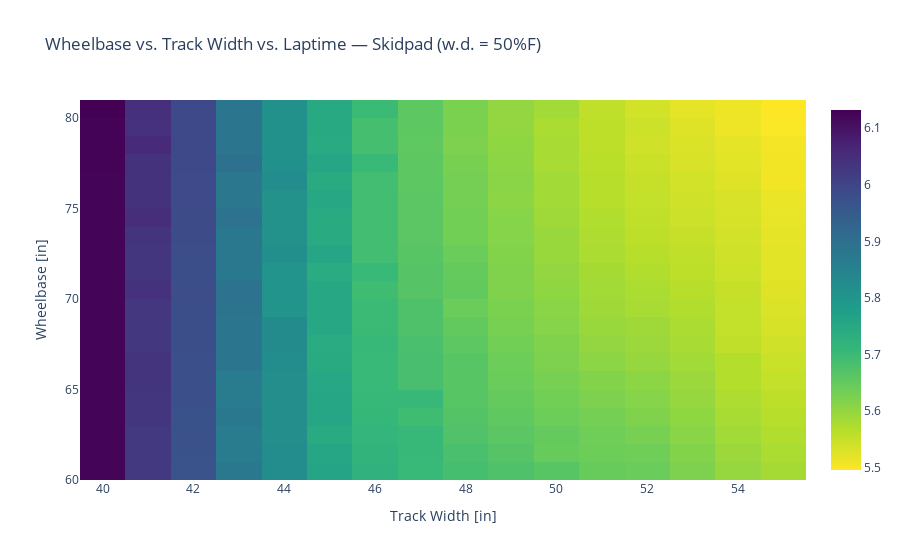

The code cell stored with this chart in its notebook:
### Markdown cell above
# Skidpad

### Code cell
name = "Skidpad"
fig = show_laptimes(2, name)
fig.write_image("{}.png".format(name), width=1000, height=500)
fig.show()

### Figure 1 — Plotly figure (JSON) as saved in the notebook; plotly's stock layout.template omitted (floating-point values rounded to 4 significant figures; data arrays with more than 128 entries replaced by an {"elided": "..."} marker saying what was removed)
{"data": [{"colorscale": [[0, "#fde725"], [0.1111, "#b5de2b"], [0.2222, "#6ece58"], [0.3333, "#35b779"], [0.4444, "#1f9e89"], [0.5556, "#26828e"], [0.6667, "#31688e"], [0.7778, "#3e4989"], [0.8889, "#482878"], [1, "#440154"]], "hoverongaps": false, "type": "heatmap", "x": [40, 41, 42, 43, 44, 45, 46, 47, 48, 49, 50, 51, 52, 53, 54, 55], "y": [60.5, 61.5, 62.5, 63.5, 64.5, 65.5, 66.5, 67.5, 68.5, 69.5, 70.5, 71.5, 72.5, 73.5, 74.5, 75.5, 76.5, 77.5, 78.5, 79.5, 80.5], "z": {"elided": "21x16 float values"}}], "layout": {"title": {"text": "Wheelbase vs. Track Width vs. Laptime — Skidpad (w.d. = 50%F)"}, "xaxis": {"title": {"text": "Track Width [in]"}}, "yaxis": {"title": {"text": "Wheelbase [in]"}}}}
